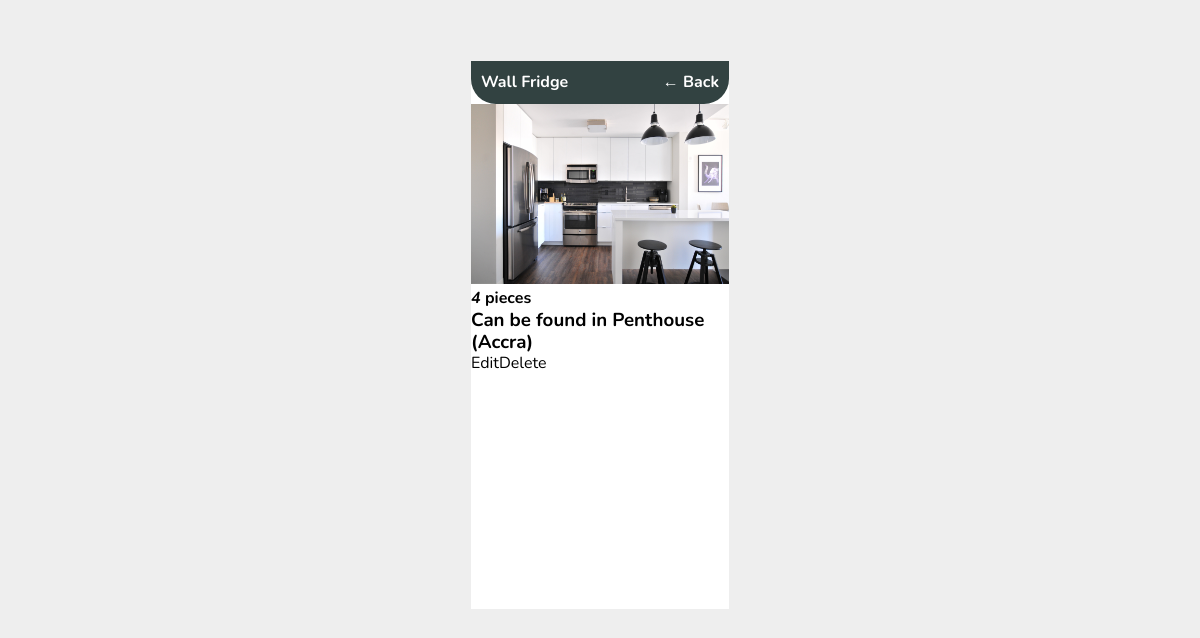
Before: /item-details/9/ (signed in) with the older database file.
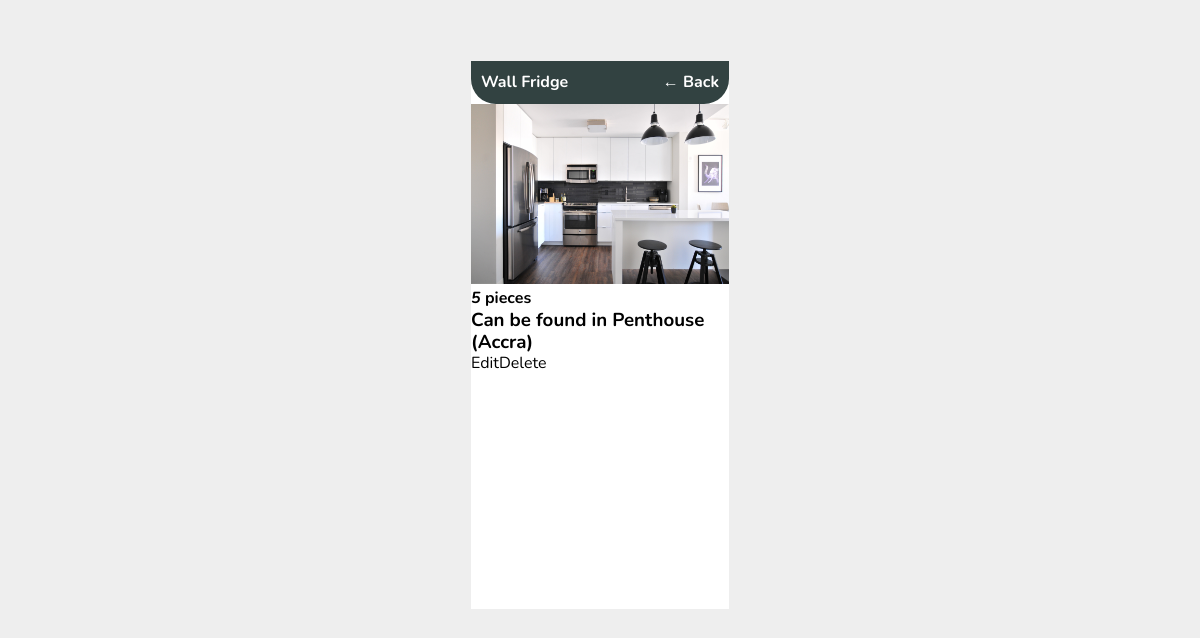
After: the same page with the newer database file.
### base/models.py (models this page shows, shortened)
class Item(models.Model):
    name = models.CharField(max_length = 50)
    home_name = models.ForeignKey(Home, on_delete=models.CASCADE, null=True)
    quantity = models.IntegerField(default = 0)
    item_img = models.ImageField(null = True)
    created = models.DateTimeField(auto_now_add=True)
    updated = models.DateTimeField(auto_now = True)
    class Meta:
        ordering = ['-updated','-created']

class Home(models.Model):
    name = models.CharField(max_length=200)
    owner = models.ForeignKey(User, on_delete=models.CASCADE, null=True)
    city = models.ForeignKey(City, on_delete=models.SET_NULL, null= True)
    created = models.DateTimeField(auto_now_add=True)
    house_pic = models.ImageField(null = True)
    class Meta:
        ordering = ['-created']

class City(models.Model):
    name = models.CharField(max_length=200)
    def __str__(self):
        return self.name

### base/views.py (the view)
# urls.py: path('item-details/<str:pk>/', views.itemDetails, name='details'),
@login_required(login_url='login')
def itemDetails(request, pk):
    item = Item.objects.get(id = pk)
    context = {'item':item}
    return render(request, 'base/item-detail.html', context)

### base/templates/base/item-detail.html
  {% extends 'main.html' %}
  {% block content %}
   <head>
    {% load static %}
    <link rel="stylesheet" href="{% static 'styles/item-detail.css' %}">
   </head>
<div class="container">
    <div class="top-header clearfix">
        <p style="display: inline; text-transform: capitalize;">{{item.name}}</p>
        <p style="float: right;"> <a style="color: #fff;" href="{% url 'home-item' item.home_name.id %}">&#8592; Back</a></p>
    </div>
    <div class="form-container">
        <div class="inner-cont">
            <div class="img-cont">
                <img class="dash-img" src="{{item.item_img.url}}" alt="alt" height="180px" width="100%">
               <div class="img-cont-p"><p><b><i>{{item.quantity}}</i> piece{{ item.quantity|pluralize:"s" }}</b></p></div>
            </div>
            <h3 class="text"><b>Can be found in <span style="text-transform:capitalize;">{{item.home_name.name}} ({{item.home_name.city}})</span></b></h3>
            <div class="clearfix button-container">
                <div style="display: inline; float: left;">
                    <a id="button1" href="{% url 'update' item.id %}">Edit</a>
                </div>
               <div style="display: inline; float: left;">
                   <a id="button3" href="{% url 'delete' item.id %}">Delete</a>
               </div>
            </div>
        </div>
    </div>
</div>
{% endblock content %}

### templates/main.html (shortened to what this page needs)
<!DOCTYPE html>
{% load static %}
<html lang="en">
<head>
    <link rel="stylesheet" href="{% static 'styles/styles.css' %}">
</head>
<body>
    {% block content %}
    {% endblock content %}
</body>
</html>

### static/styles/styles.css (style rules this page uses)
* { margin: 0px; line-height: 1.2em; }
* a { text-decoration: none; color: #000; }
body { font-family: 'Nunito', sans-serif; padding-top: 60px; background-color: #eee; }
.container { background-color:#fff; border: 1px solid #eee; width: 260px; margin: auto; min-height: 550px; box-sizing: border-box; }
.top-header { margin-top: 0px; padding:12px 10px; color: #fff; font-weight: bold; border-bottom-right-radius: 25px; border-bottom-left-radius: 25px; background-color: rgba(50, 66, 65, 1); }

Changed rows visible on the page:
changed Item "Wall Fridge": quantity "4" → "5"
